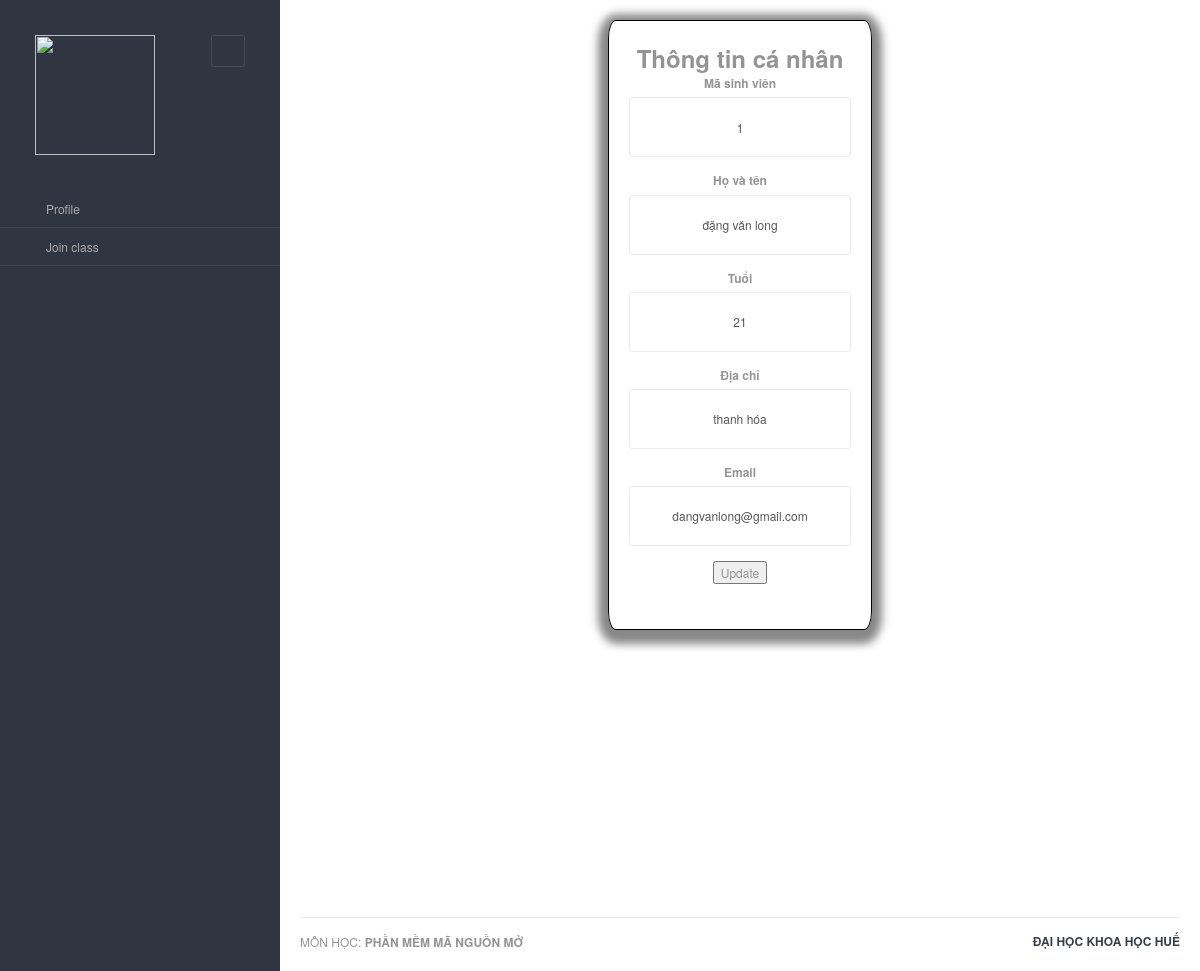
/profile (signed in), run on an earlier commit of the app's database.
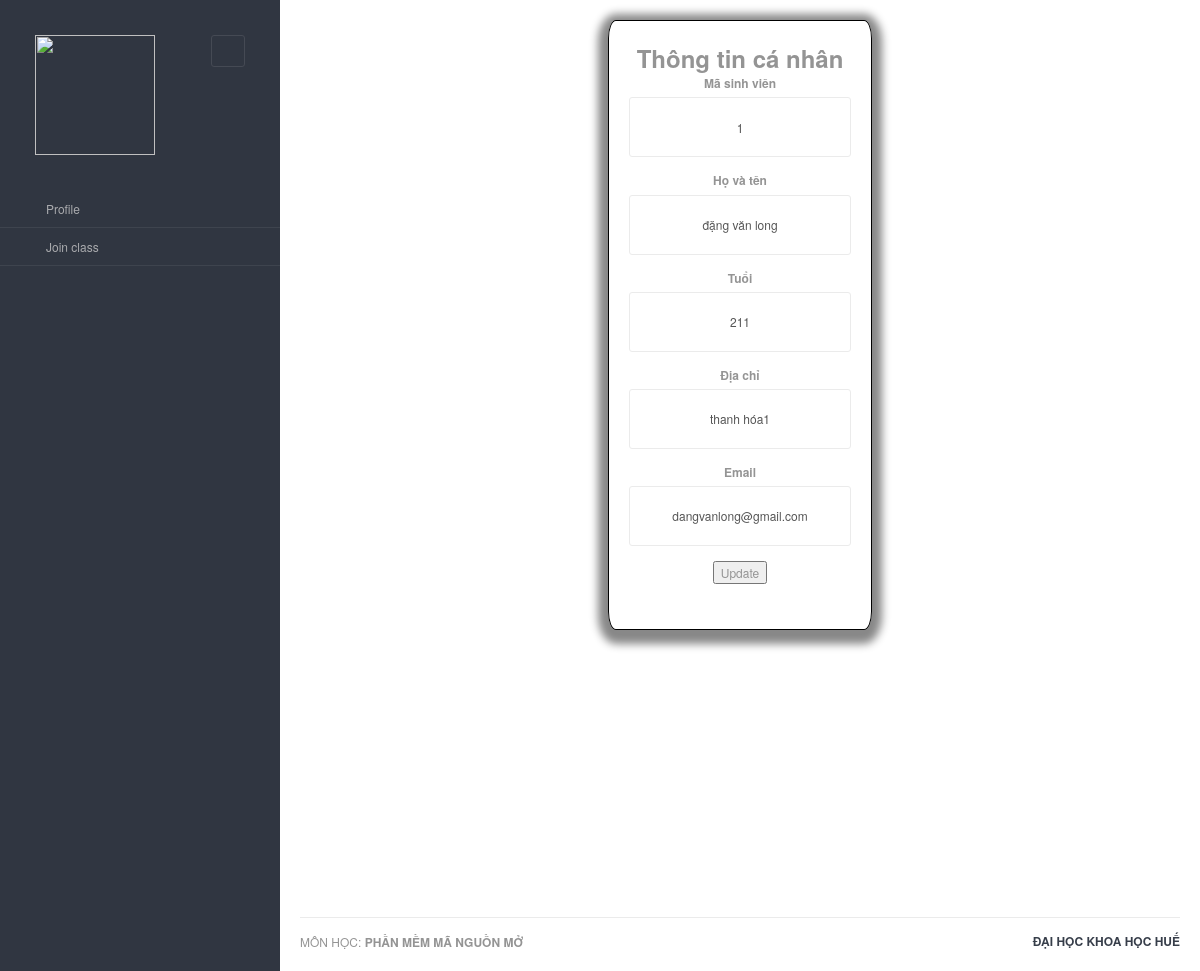
And on a later commit of the database.
### app/models.py (models this page shows, shortened)
class Student(UserMixin,db.Model):
    id = db.Column(db.Integer, primary_key=True)
    name = db.Column(db.String(64), nullable = False)
    age = db.Column(db.Integer, nullable = True)
    address = db.Column(db.String(64), nullable = True)
    email = db.Column(db.String(120), index=True, unique=True, nullable = False)
    password = db.Column(db.String(128), nullable = False)
    active = db.Column(db.Boolean,  default=True)

### app/routes_students.py (the view)
@app.route('/profile', methods =['GET'])
@login_required
def profile():
    user = Student.query.get(current_user.id)
    return render_template('profile.html', title='Home', user=user)

### app/models.py (called while the page is built)
@login.user_loader
def loader_id(id):
    return Admin.query.get(int(id))

### app/templates/profile.html (shortened to what this page needs)
{% extends "layouts/base.html" %} {% block content %}
<div class="main-content">
    <div class="row">
        <div class="col-md-6 col-sm-8 clearfix" style="height: 882px;width: 100%;;display: flex;">
            <form action="/update-student" method="post" style="width:30%;padding: 20px; border: 1px #000 solid;border-radius: 3%;text-align: center; margin: 0 auto;height: 610px;box-shadow: 0px 4px 8px 10px #888888;">
                <span style="font-size: 24px; font-weight: 600;">Thông tin cá nhân</span>
                <div class="form-group" style="width: 100%;">
                    <label for="exampleInputEmail1" class="exampleInputEmail1">Mã sinh viên</label>
                    <input type="number " name="student_id" class="form-control " id="exampleInputEmail1 " aria-describedby="emailHelp " value="{{ user.id }}">
                </div>
                <div class="form-group " style="width: 100%; ">
                    <label for="exampleInputPassword1 " class="exampleInputEmail1">Họ và tên</label>
                    <input type="text " name="name" class="form-control " id="exampleInputPassword1 " value="{{ user.name }}">
                </div>
                <div class="form-group " style="width: 100%; ">
                    <label for="exampleInputPassword1 " class="exampleInputEmail1">Tuổi</label>
                    <input type="text " name="age" class="form-control " id="exampleInputPassword1 " value="{{ user.age }}">
                </div>
                <div class="form-group " style="width: 100%; ">
                    <label for="exampleInputPassword1 " class="exampleInputEmail1">Địa chỉ</label>
                    <input type="text " name="address" class="form-control " id="exampleInputPassword1 " value="{{ user.address }}">
                </div>
                <div class="form-group " style="width: 100%; ">
                    <label for="exampleInputPassword1 " class="exampleInputEmail1">Email</label>
                    <input type="text " name="email" class="form-control " id="exampleInputPassword1 " value="{{ user.email }}">
                </div>
                <button type="submit">Update</button>
            </form>
        </div>
    </div>
    {% endblock %}

What changed in the data, as far as the page shows it:
changed Student "đặng văn long": age "21" → "211"; address "thanh hóa" → "thanh hóa1"
